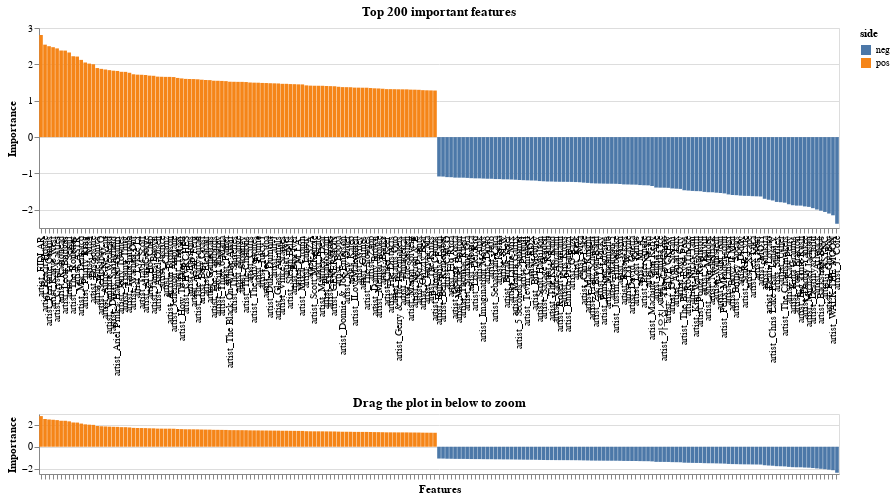

The cell this chart's notebook holds for it:
### Code cell
import altair as alt

base = (
    alt.Chart(feat_importance_200.reset_index())
    .mark_bar()
    .encode(
        x=alt.X(
            "index",
        ),
        y="Importance:Q",
        color="side",
    )
    .properties(height=200, width=800, title="Top 200 important features")
)

brush = alt.selection_interval(encodings=["x"])
lower = (
    base.encode(
        x=alt.X(
            "index",
            axis=alt.Axis(labels=False, title="Features"),
            sort=alt.SortField(field="rank", order="ascending"),
        )
    )
    .properties(height=60, width=800, title="Drag the plot in below to zoom")
    .add_selection(brush)
)

upper = base.encode(
    alt.X(
        "index",
        scale=alt.Scale(domain=brush),
        axis=alt.Axis(title=""),
        sort=alt.SortField(field="rank", order="ascending"),
    )
)

upper & lower

### Figure 1 — Vega-Lite specification as saved in the notebook (floating-point values rounded to 4 significant figures; data arrays with more than 128 entries replaced by an {"elided": "..."} marker saying what was removed)
{"config": {"view": {"continuousWidth": 400, "continuousHeight": 300}}, "vconcat": [{"mark": "bar", "encoding": {"color": {"type": "nominal", "field": "side"}, "x": {"type": "nominal", "axis": {"title": ""}, "field": "index", "scale": {"domain": {"selection": "selector001"}}, "sort": {"field": "rank", "order": "ascending"}}, "y": {"type": "quantitative", "field": "Importance"}}, "height": 200, "title": "Top 200 important features", "width": 800}, {"mark": "bar", "encoding": {"color": {"type": "nominal", "field": "side"}, "x": {"type": "nominal", "axis": {"labels": false, "title": "Features"}, "field": "index", "sort": {"field": "rank", "order": "ascending"}}, "y": {"type": "quantitative", "field": "Importance"}}, "height": 60, "selection": {"selector001": {"type": "interval", "encodings": ["x"]}}, "title": "Drag the plot in below to zoom", "width": 800}], "data": {"name": "data-9767a72b8a9c8dafa301a46e4069f8c4"}, "$schema": "https://vega.github.io/schema/vega-lite/v4.8.1.json", "datasets": {"data-9767a72b8a9c8dafa301a46e4069f8c4": {"elided": "199 records"}}}
